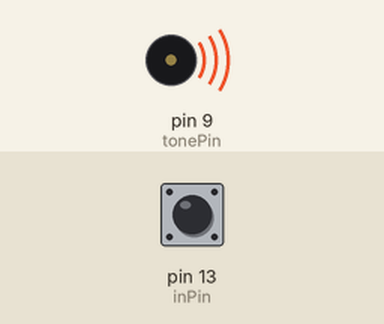
Recording of a sketch running on a simulated Arduino Uno, built with avr-gcc and run on an emulated ATmega328P. Parts: buzzer (waves = sounding). Inputs (shaded band) come from the test bench; at power-on: pin 13 (inPin) HIGH.

Above: at 1.8 s.
1.9 s: pin 13 (inPin) pulled LOW for 3.2 s
At 4.4 s:
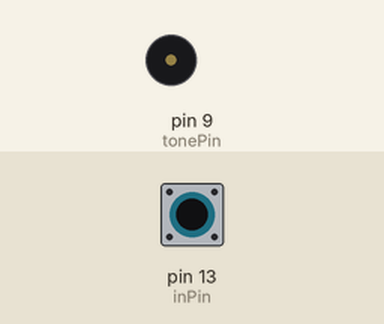
Timing chart, 0 to 6.6 s (numbered marks = the images above; inputs shaded):
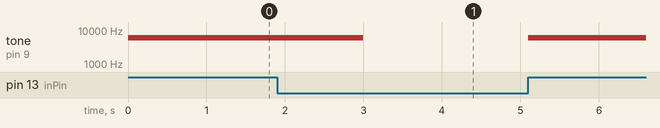

The sketch:

tone_player.ino
```cpp
/*
 Receives a signal from door_opener running on another arduino, and then plays a tone through a connected speaker.

 Seth Campbell
 Mar. 21, 2022
*/

//declare pins
int inPin = 13;
int tonePin = 9;

void setup() {
  //set pins
  pinMode(inPin, INPUT_PULLUP);
  pinMode(tonePin, OUTPUT);
}

void loop() {
  if (digitalRead(inPin) == HIGH) { //if input pin detects a high voltage (from other arduino)
    tone(tonePin,6000,1500); //play 6000 Hz tone for 1.5 sec.
    delay(500);
  }
}
```

Measured:
- after the input at 1.9 s, tone on pin 9 (tonePin): 6000 Hz → silent after 1.1 s, → 6000 Hz 2.1 s later
